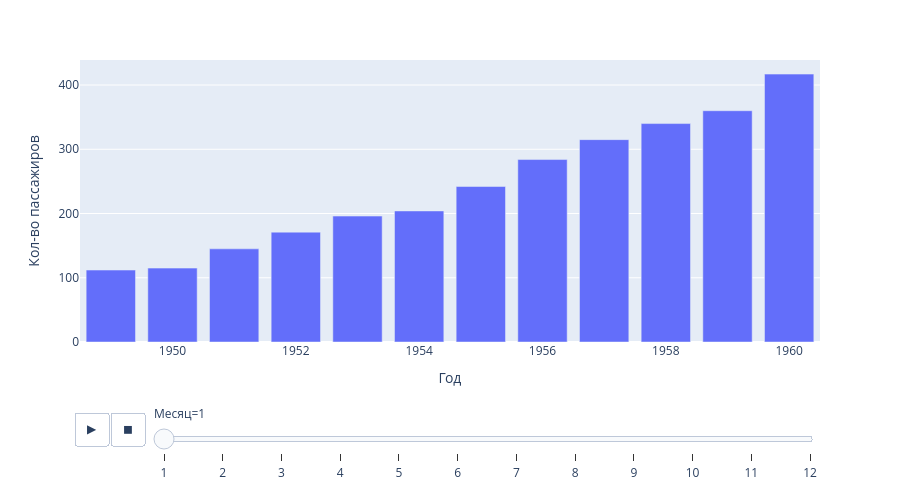

The notebook cell this image was saved under:
### Code cell
px.bar(
    df,
    x='Год',
    y='Кол-во пассажиров',
    animation_frame='Месяц',
    height=500    
)

### Figure 1 — Plotly figure (JSON) as saved in the notebook; plotly's stock layout.template omitted (floating-point values rounded to 4 significant figures)
{"data": [{"alignmentgroup": "True", "hovertemplate": "Месяц=1<br>Год=%{x}<br>Кол-во пассажиров=%{y}<extra></extra>", "legendgroup": "", "marker": {"color": "#636efa", "pattern": {"shape": ""}}, "name": "", "offsetgroup": "", "orientation": "v", "showlegend": false, "textposition": "auto", "type": "bar", "x": [1949, 1950, 1951, 1952, 1953, 1954, 1955, 1956, 1957, 1958, 1959, 1960], "xaxis": "x", "y": [112, 115, 145, 171, 196, 204, 242, 284, 315, 340, 360, 417], "yaxis": "y"}], "layout": {"barmode": "relative", "height": 500, "legend": {"tracegroupgap": 0}, "margin": {"t": 60}, "sliders": [{"active": 0, "currentvalue": {"prefix": "Месяц="}, "len": 0.9, "pad": {"b": 10, "t": 60}, "steps": [{"args": [["1"], {"frame": {"duration": 0, "redraw": true}, "fromcurrent": true, "mode": "immediate", "transition": {"duration": 0, "easing": "linear"}}], "label": "1", "method": "animate"}, {"args": [["2"], {"frame": {"duration": 0, "redraw": true}, "fromcurrent": true, "mode": "immediate", "transition": {"duration": 0, "easing": "linear"}}], "label": "2", "method": "animate"}, {"args": [["3"], {"frame": {"duration": 0, "redraw": true}, "fromcurrent": true, "mode": "immediate", "transition": {"duration": 0, "easing": "linear"}}], "label": "3", "method": "animate"}, {"args": [["4"], {"frame": {"duration": 0, "redraw": true}, "fromcurrent": true, "mode": "immediate", "transition": {"duration": 0, "easing": "linear"}}], "label": "4", "method": "animate"}, {"args": [["5"], {"frame": {"duration": 0, "redraw": true}, "fromcurrent": true, "mode": "immediate", "transition": {"duration": 0, "easing": "linear"}}], "label": "5", "method": "animate"}, {"args": [["6"], {"frame": {"duration": 0, "redraw": true}, "fromcurrent": true, "mode": "immediate", "transition": {"duration": 0, "easing": "linear"}}], "label": "6", "method": "animate"}, {"args": [["7"], {"frame": {"duration": 0, "redraw": true}, "fromcurrent": true, "mode": "immediate", "transition": {"duration": 0, "easing": "linear"}}], "label": "7", "method": "animate"}, {"args": [["8"], {"frame": {"duration": 0, "redraw": true}, "fromcurrent": true, "mode": "immediate", "transition": {"duration": 0, "easing": "linear"}}], "label": "8", "method": "animate"}, {"args": [["9"], {"frame": {"duration": 0, "redraw": true}, "fromcurrent": true, "mode": "immediate", "transition": {"duration": 0, "easing": "linear"}}], "label": "9", "method": "animate"}, {"args": [["10"], {"frame": {"duration": 0, "redraw": true}, "fromcurrent": true, "mode": "immediate", "transition": {"duration": 0, "easing": "linear"}}], "label": "10", "method": "animate"}, {"args": [["11"], {"frame": {"duration": 0, "redraw": true}, "fromcurrent": true, "mode": "immediate", "transition": {"duration": 0, "easing": "linear"}}], "label": "11", "method": "animate"}, {"args": [["12"], {"frame": {"duration": 0, "redraw": true}, "fromcurrent": true, "mode": "immediate", "transition": {"duration": 0, "easing": "linear"}}], "label": "12", "method": "animate"}], "x": 0.1, "xanchor": "left", "y": 0, "yanchor": "top"}], "updatemenus": [{"buttons": [{"args": [null, {"frame": {"duration": 500, "redraw": true}, "fromcurrent": true, "mode": "immediate", "transition": {"duration": 500, "easing": "linear"}}], "label": "&#9654;", "method": "animate"}, {"args": [[null], {"frame": {"duration": 0, "redraw": true}, "fromcurrent": true, "mode": "immediate", "transition": {"duration": 0, "easing": "linear"}}], "label": "&#9724;", "method": "animate"}], "direction": "left", "pad": {"r": 10, "t": 70}, "showactive": false, "type": "buttons", "x": 0.1, "xanchor": "right", "y": 0, "yanchor": "top"}], "xaxis": {"anchor": "y", "domain": [0, 1], "title": {"text": "Год"}}, "yaxis": {"anchor": "x", "domain": [0, 1], "title": {"text": "Кол-во пассажиров"}}}}
